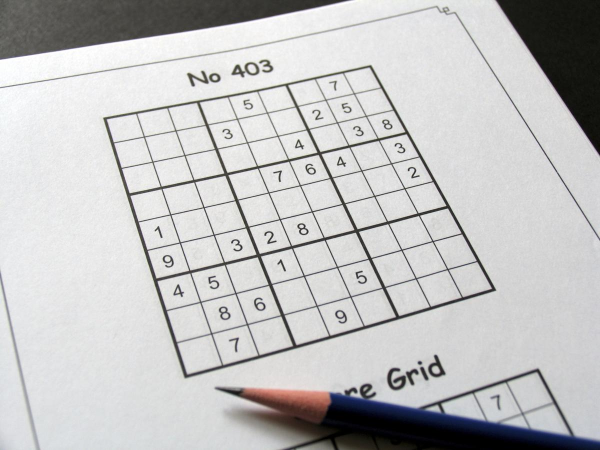
//> input picture assets/19_board.jpg, 1200 x 900 px (shown at 1/2 size)
$ ./main   (built with g++ and OpenCV 4)
//> lines starting //> are read from the running program, lines starting //| are printed output that depends on the picture; after the words box and inside, x2 and y2 are one past the last pixel; in counts of white or black regions, pixels touching at a corner belong together
#include <string>
#include <unistd.h>
// #include <iostream>
#include <opencv2/opencv.hpp>
// #include <opencv2/core.hpp>

#include "utils.h"
// #include "solver.h"

using namespace std;
using namespace cv;

void preprocess(Mat &src_img, Mat &dst_img, bool show)
{
    cvtColor(src_img, dst_img, COLOR_BGR2GRAY);
    GaussianBlur(dst_img, dst_img, Size(3, 3), 1);
    adaptiveThreshold(dst_img, dst_img, 255, ADAPTIVE_THRESH_GAUSSIAN_C, 1, 11, 2);

    if (show)
        imshow("procesed", dst_img);
}

void find_biggest_contour(Mat &src_img, float &max_area, vector<Point> &biggest_cnt)
{
    vector<vector<Point>> contours;
    vector<Vec4i> hierarchy;
    float area, peri;
    vector<Point> approx;

    max_area = 0.0;

    // find all countoures
    findContours(src_img, contours, hierarchy, RETR_EXTERNAL, CHAIN_APPROX_SIMPLE);

    for (int i = 0; i < contours.size(); i++)
    {
        area = contourArea(contours[i]);

        if (area > 50)
        {
            peri = arcLength(contours[i], true);
            approxPolyDP(contours[i], approx, 0.02 * peri, true);

            if ((area > max_area) && ((int)approx.size() == 4))
            {
                biggest_cnt = approx;
                max_area = area;
            }
        }
    }
}

void reorder_cnt(vector<Point> &contour)
{
    vector<Point> contour_tmp = contour;

    int n = contour.size();
    float sum_points[n], diff_points[n];

    for (int i = 0; i < n; i++)
    {
        sum_points[i] = contour[i].y + contour[i].x;
        diff_points[i] = contour[i].y - contour[i].x;
    }

    contour[0] = contour_tmp[argmin(sum_points)];
    contour[3] = contour_tmp[argmax(sum_points)];
    contour[1] = contour_tmp[argmin(diff_points)];
    contour[2] = contour_tmp[argmax(diff_points)];
}

// [111 lines left out: functions warp_perspective, split_boxes, display_numbers, myAddWeighted, not called in this run]

int main()
{
    Mat img = imread("/home/rohit/Desktop/MLProjects/GridGuid/assets/19_board.jpg");
//> img is the input picture: 900 rows x 1200 cols, CV_8UC3; mean B, G, R 194.2, 194.2, 194.4
    // Mat img = imread("/home/rohit/Desktop/MLProjects/GridGuid/scripts/cpp_scripts/flutter_1.png");
    resize(img, img, Size(720, 720));
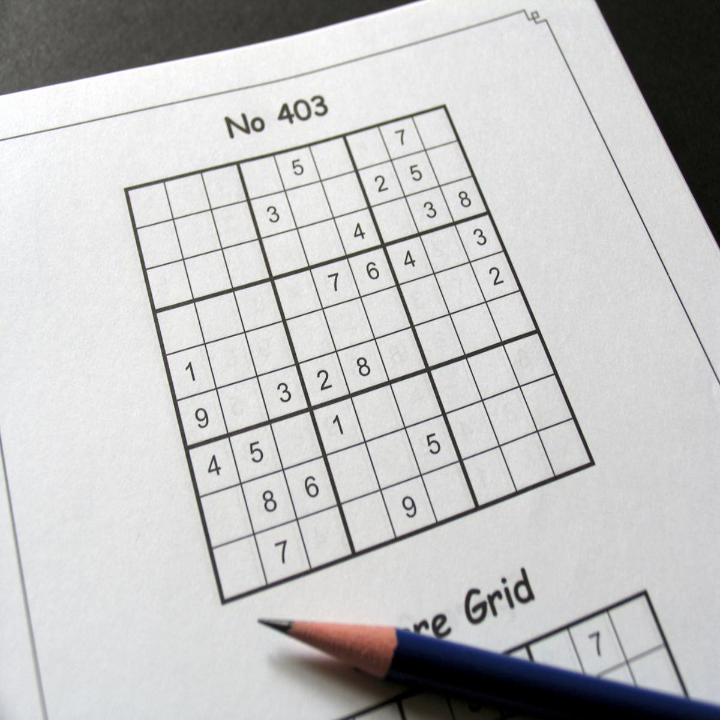
//> img: 720 rows x 720 cols, CV_8UC3; mean B, G, R 194.1, 194.2, 194.3

    Mat img_preprocessed, img_warped;
    float area;
    vector<Point> biggest_cnt;
    Mat boxes[81];

    preprocess(img, img_preprocessed, false);
//> in preprocess, `adaptiveThreshold(dst_img, dst_img, 255, ADAPTIVE_THRESH_GAUSSIAN_C, 1..`:
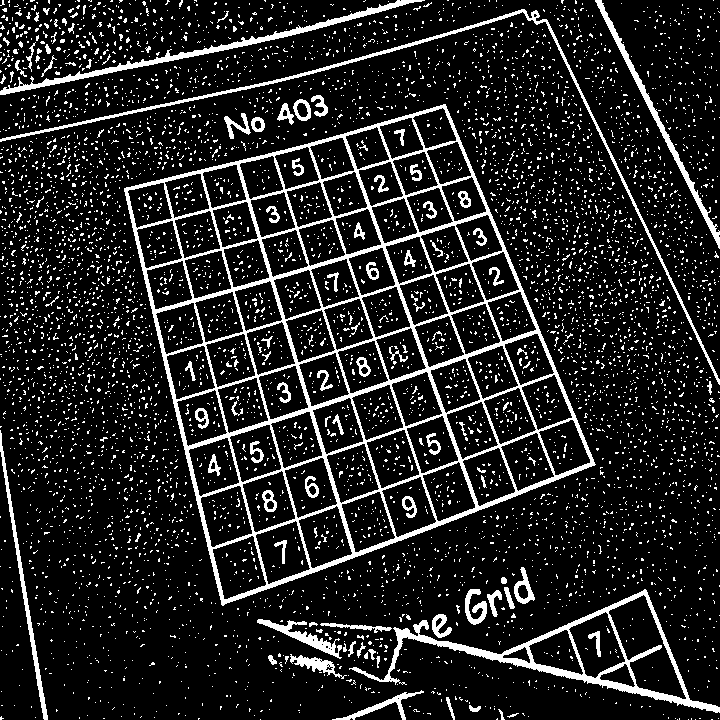
//> dst_img: 720 rows x 720 cols, CV_8UC1; 13.4% white; 6344 white regions (6230 under 20 px)
    find_biggest_contour(img_preprocessed, area, biggest_cnt);
//> in find_biggest_contour, `findContours(src_img, contours, hierarchy, RETR_EXTERNAL, CHAIN_APPROX..`: contours = 5006 contours, 4974 with area under 20; largest, box (x1, y1, x2, y2) and area: (124, 104, 596, 606) 148966, (349, 589, 720, 713) 11894, (0, 9, 720, 385) 2119, (0, 0, 425, 95) 1974, (595, 0, 720, 249) 1256
//> the loop in find_biggest_contour, `for (int i = 0; i < contours.size(); i++)` made 5006 passes
//> (area, peri, approx) on passes 1502, 4911, 4984, 4990: (839.5, 618.7, 2 Points (x, y): [0, 430], [47, 719]), (2119, 2112.3, 4 Points (x, y): [719, 384], [536, 10], [0, 139], [522, 11]), (1255.5, 654.3, 2 Points (x, y): [595, 0], [719, 248]), (1973.5, 1047.1, 2 Points (x, y): [424, 0], [0, 94])
//> (area, peri, max_area) on passes 337, 4062: (173, 177.2, 173), (148965.5, 1666.9, 148965.5)
//> after the loop in find_biggest_contour, `for (int i = 0; i < contours.size(); i++)`: max_area = 148965.5
//> area = 148965.5; biggest_cnt = 4 Points (x, y): [445, 104], [124, 188], [222, 605], [595, 464]

    copy(biggest_cnt.begin(), biggest_cnt.end(), back_inserter(biggest_cnt));
//> biggest_cnt = 8 Points (x, y): [445, 104], [124, 188], [222, 605], [595, 464], [445, 104], [-1, -1], [-1, -1], [-1, -1]

    reorder_cnt(biggest_cnt);
//> in reorder_cnt, `vector<Point> contour_tmp = contour;`: contour_tmp has the same summary as biggest_cnt outside reorder_cnt
//> in reorder_cnt, `int n = contour.size();`: n = 8
//> the loop in reorder_cnt, `for (int i = 0; i < n; i++)` made 8 passes
//> (the run ends here: the program needs code that is not available in this run, at `contour[0] = contour_tmp[argmin(sum_points)];`)

$ run again, with assets/18_board.jpg copied over assets/19_board.jpg
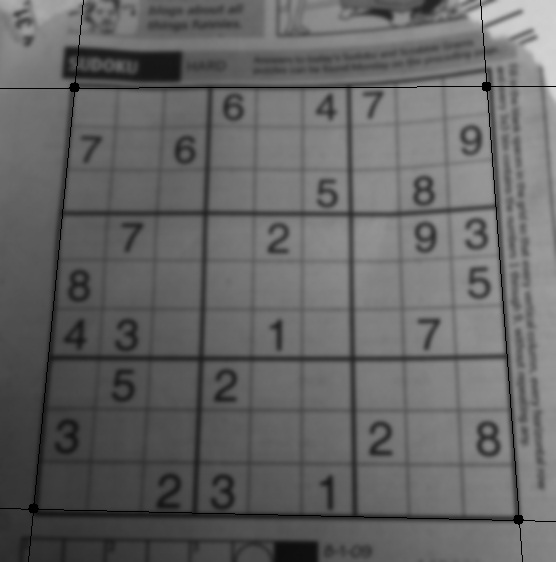
//> input picture assets/18_board.jpg, 556 x 562 px
//> img is the input picture: 562 rows x 556 cols, CV_8UC3; min 0, max 213, mean 100.8
//> img: 720 rows x 720 cols, CV_8UC3
//> in preprocess, `adaptiveThreshold(dst_img, dst_img, 255, ADAPTIVE_THRESH_GAUSSIAN_C, 1..`:
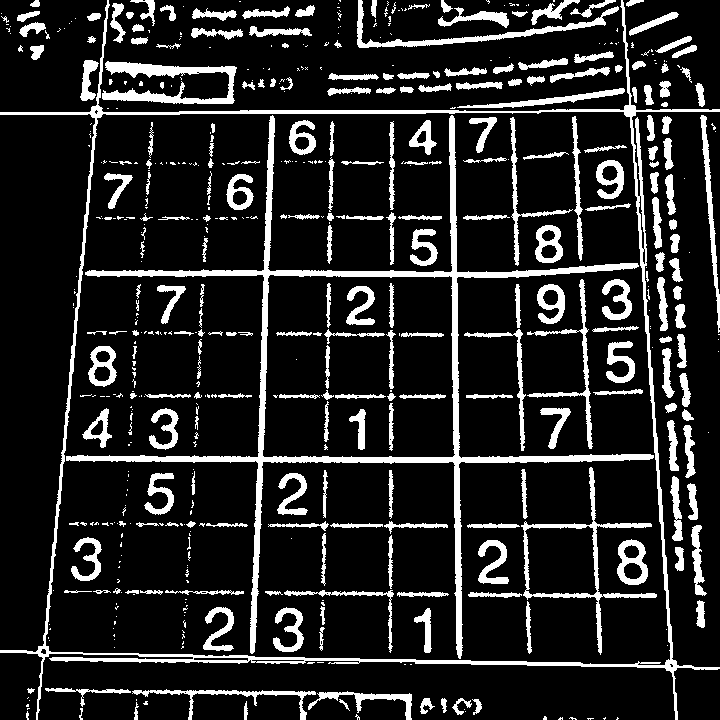
//> dst_img: 720 rows x 720 cols, CV_8UC1; 14.8% white; 551 white regions (301 under 20 px)
//> contours = 243 contours, 142 with area under 20; largest, box (x1, y1, x2, y2) and area: (0, 0, 720, 720) 323724, (102, 61, 237, 104) 1965, (357, 0, 619, 48) 1302, (700, 115, 720, 333) 732, (132, 689, 316, 720) 664
//> the loop in find_biggest_contour, `for (int i = 0; i < contours.size(); i++)` made 243 passes
//> (area, peri, approx) on passes 85, 93: (732.5, 473, 2 Points (x, y): [701, 115], [718, 332]), (657, 355.9, 3 Points (x, y): [624, 89], [457, 107], [573, 102])
//> after the loop in find_biggest_contour, `for (int i = 0; i < contours.size(); i++)`: approx = 10 Points (x, y): [107, 0], [0, 112], [95, 118], [36, 719], [677, 719], [631, 117], [719, 109], [621, 0], [623, 110], [103, 112]; biggest_cnt = 4 Points (x, y): [678, 14], [671, 12], [631, 29], [629, 34]; max_area = 272
//> `copy(biggest_cnt.begin(), biggest_cnt.end(), back_inserter(biggest_cnt..`: biggest_cnt = 8 Points (x, y): [678, 14], [671, 12], [631, 29], [629, 34], [678, 14], [-1, -1], [-1, -1], [-1, -1]
//> contour_tmp has the same summary as biggest_cnt outside reorder_cnt
//> n = 8
//> the loop in reorder_cnt, `for (int i = 0; i < n; i++)` made 8 passes
